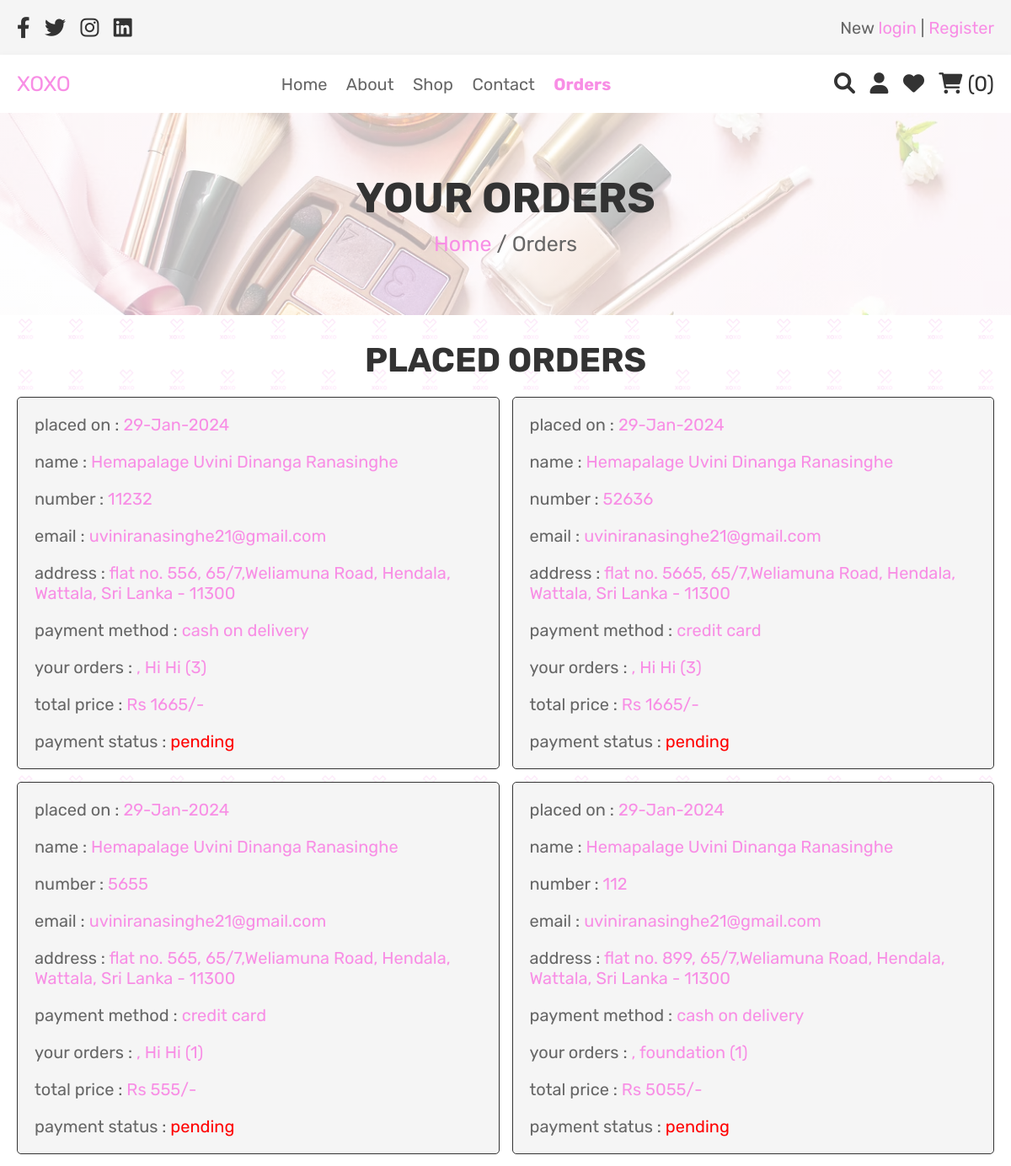
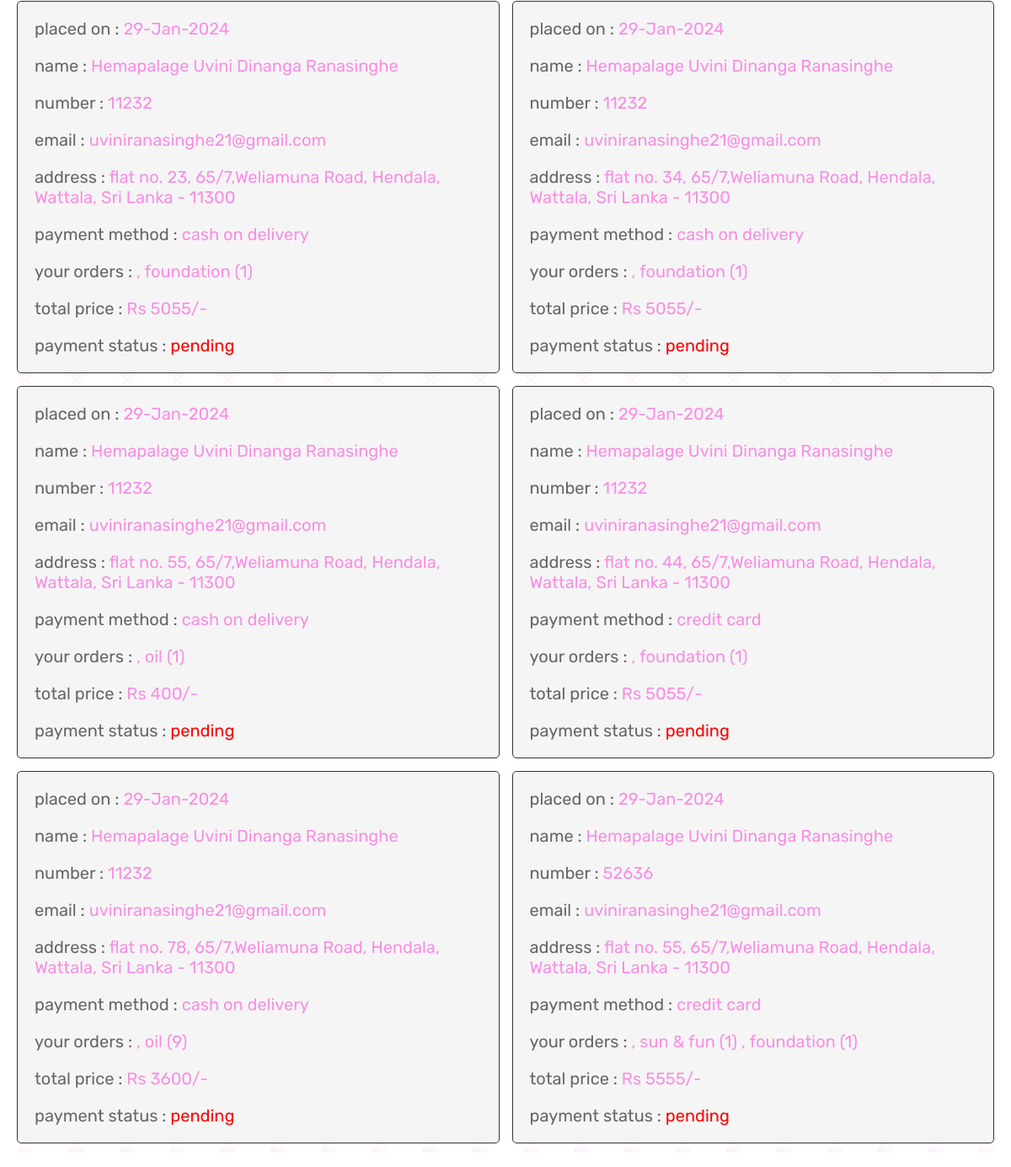
The page /orders.php (signed in) on the database its author committed (2 pictures, top to bottom).
### tables this page shows
CREATE TABLE `orders` (
  `id` int(100) NOT NULL,
  `user_id` int(100) NOT NULL,
  `name` varchar(100) NOT NULL,
  `number` varchar(12) NOT NULL,
  `email` varchar(100) NOT NULL,
  `method` varchar(50) NOT NULL,
  `address` varchar(500) NOT NULL,
  `total_products` varchar(1000) NOT NULL,
  `total_price` int(100) NOT NULL,
  `placed_on` varchar(50) NOT NULL,
  `payment_status` varchar(20) NOT NULL DEFAULT 'pending'
);

### orders.php (the view, shortened to what this page needs)
<?php
include 'config.php';
$isLoggedIn = isset($_SESSION['user_id']);
$user_id = $isLoggedIn ? $_SESSION['user_id'] : null;
?>
<!DOCTYPE html>
<html lang="en">
<head>
   <link rel="stylesheet" href="https://cdnjs.cloudflare.com/ajax/libs/font-awesome/6.0.0/css/all.min.css">
   <link rel="stylesheet" href="css/user_style.css">
</head>
<body>
<?php
if ($isLoggedIn) {
    include 'header.php';
} else {
    include 'non_user_header.php';
}
?>
<div class="heading">
   <h3>Your Orders</h3>
   <p> <a href="home.php">Home</a> / Orders </p>
</div>
<section class="placed-orders">
   <h1 class="title">Placed orders</h1>
   <div class="box-container">
      <?php
         $order_query = mysqli_query($conn, "SELECT * FROM `orders` WHERE user_id = '$user_id'") or die('query failed');
         if(mysqli_num_rows($order_query) > 0){
            while($fetch_orders = mysqli_fetch_assoc($order_query)){
      ?>
      <div class="box">
         <p> placed on : <span><?php echo $fetch_orders['placed_on']; ?></span> </p>
         <p> name : <span><?php echo $fetch_orders['name']; ?></span> </p>
         <p> number : <span><?php echo $fetch_orders['number']; ?></span> </p>
         <p> email : <span><?php echo $fetch_orders['email']; ?></span> </p>
         <p> address : <span><?php echo $fetch_orders['address']; ?></span> </p>
         <p> payment method : <span><?php echo $fetch_orders['method']; ?></span> </p>
         <p> your orders : <span><?php echo $fetch_orders['total_products']; ?></span> </p>
         <p> total price : <span>Rs <?php echo $fetch_orders['total_price']; ?>/-</span> </p>
         <p> payment status : <span style="color:<?php if($fetch_orders['payment_status'] == 'pending'){ echo 'red'; }else{ echo 'green'; } ?>;"><?php echo $fetch_orders['payment_status']; ?></span> </p>
         </div>
      <?php
       }
      }else{
         echo '<p class="empty">no orders placed yet!</p>';
      }
      ?>
   </div>
</section>
</body>
</html>

### css/user_style.css (style rules this page uses)
:root { --purple:#f88ee5; --red:#b40000; --orange:#424141; --black:#333; --white:#fff; --light-color:#666; --light-white:#ccc; --light-bg:#f5f5f5; --border:.1rem solid var(--black); --box-shadow:0 .5rem 1rem rgba(0,0,0,.1); }
* { font-family: 'Rubik', sans-serif; margin:0; padding:0; box-sizing: border-box; outline: none; border:none; text-decoration: none; transition:all .2s linear; }
body { background: linear-gradient(rgba(255, 255, 255, 0.9), rgba(255, 255, 255, 0.9)),url("../images/XOXO1.png"); background-repeat: space; background-size:5%; }
html { font-size: 62.5%; overflow-x: hidden; }
section { padding:3rem 2rem; }
.title { text-align: center; margin-bottom: 2rem; text-transform: uppercase; color:var(--black); font-size: 4rem; }
.heading { min-height: 30vh; display: flex; flex-flow: column; align-items: center; justify-content: center; gap:1rem; background: linear-gradient(rgba(255, 255, 255, 0.7), rgba(255, 255, 255, 0.7)), url(../images/heading-bg1.avif) no-repeat; background-size: cover; background-position: center; text-align: center; }
.heading h3 { font-size: 5rem; color:var(--black); text-transform: uppercase; }
.heading p { font-size: 2.5rem; color:var(--light-color); }
.heading p a { color:var(--purple); }
.placed-orders .box-container { max-width: 1200px; margin:0 auto; display:flex; flex-wrap: wrap; align-items: center; gap:1.5rem; }
.placed-orders .box-container .box { flex:1 1 40rem; border-radius: .5rem; padding:2rem; border:var(--border); background-color: var(--light-bg); padding:1rem 2rem; }
.placed-orders .box-container .box p { padding:1rem 0; font-size: 2rem; color:var(--light-color); }
.placed-orders .box-container .box p span { color:var(--purple); }

### rows shown on the page
orders: placed_on "29-Jan-2024", name "Hemapalage Uvini Dinanga Ranasinghe", number "11232", email "uviniranasinghe21@gmail.com", address "flat no. 556, 65/7,Weliamuna Road, Hendala, Wattala, Sri Lanka - 11300", method "cash on delivery", total_products ", Hi Hi (3)", total_price "1665", payment_status "pending"
orders: placed_on "29-Jan-2024", name "Hemapalage Uvini Dinanga Ranasinghe", number "52636", email "uviniranasinghe21@gmail.com", address "flat no. 5665, 65/7,Weliamuna Road, Hendala, Wattala, Sri Lanka - 11300", method "credit card", total_products ", Hi Hi (3)", total_price "1665", payment_status "pending"
orders: placed_on "29-Jan-2024", name "Hemapalage Uvini Dinanga Ranasinghe", number "5655", email "uviniranasinghe21@gmail.com", address "flat no. 565, 65/7,Weliamuna Road, Hendala, Wattala, Sri Lanka - 11300", method "credit card", total_products ", Hi Hi (1)", total_price "555", payment_status "pending"
orders: placed_on "29-Jan-2024", name "Hemapalage Uvini Dinanga Ranasinghe", number "112", email "uviniranasinghe21@gmail.com", address "flat no. 899, 65/7,Weliamuna Road, Hendala, Wattala, Sri Lanka - 11300", method "cash on delivery", total_products ", foundation (1)", total_price "5055", payment_status "pending"
orders: placed_on "29-Jan-2024", name "Hemapalage Uvini Dinanga Ranasinghe", number "11232", email "uviniranasinghe21@gmail.com", address "flat no. 23, 65/7,Weliamuna Road, Hendala, Wattala, Sri Lanka - 11300", method "cash on delivery", total_products ", foundation (1)", total_price "5055", payment_status "pending"
orders: placed_on "29-Jan-2024", name "Hemapalage Uvini Dinanga Ranasinghe", number "11232", email "uviniranasinghe21@gmail.com", address "flat no. 34, 65/7,Weliamuna Road, Hendala, Wattala, Sri Lanka - 11300", method "cash on delivery", total_products ", foundation (1)", total_price "5055", payment_status "pending"
orders: placed_on "29-Jan-2024", name "Hemapalage Uvini Dinanga Ranasinghe", number "11232", email "uviniranasinghe21@gmail.com", address "flat no. 55, 65/7,Weliamuna Road, Hendala, Wattala, Sri Lanka - 11300", method "cash on delivery", total_products ", oil (1)", total_price "400", payment_status "pending"
orders: placed_on "29-Jan-2024", name "Hemapalage Uvini Dinanga Ranasinghe", number "11232", email "uviniranasinghe21@gmail.com", address "flat no. 44, 65/7,Weliamuna Road, Hendala, Wattala, Sri Lanka - 11300", method "credit card", total_products ", foundation (1)", total_price "5055", payment_status "pending"
orders: placed_on "29-Jan-2024", name "Hemapalage Uvini Dinanga Ranasinghe", number "11232", email "uviniranasinghe21@gmail.com", address "flat no. 78, 65/7,Weliamuna Road, Hendala, Wattala, Sri Lanka - 11300", method "cash on delivery", total_products ", oil (9)", total_price "3600", payment_status "pending"
orders: placed_on "29-Jan-2024", name "Hemapalage Uvini Dinanga Ranasinghe", number "52636", email "uviniranasinghe21@gmail.com", address "flat no. 55, 65/7,Weliamuna Road, Hendala, Wattala, Sri Lanka - 11300", method "credit card", total_products ", sun & fun (1) , foundation (1)", total_price "5555", payment_status "pending"

### other values the page prints
$cart_rows_number "0"
